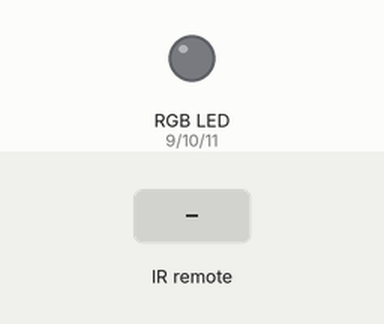
Recording of a sketch running on a simulated Arduino Uno, built with avr-gcc and run on an emulated ATmega328P. On the bench: an RGB LED mixed from three pins (HIGH = lit). The test bench sets the inputs (shaded band). Dim RGB values are drawn brighter than linear.

Above: at 1.2 s.
1.3 s: infrared code 0xFF30CF received
At 2.4 s:
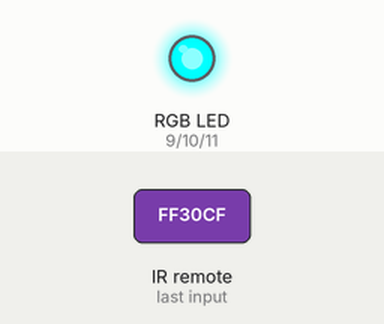
2.8 s: infrared code 0xFF18E7 received
At 3.6 s:
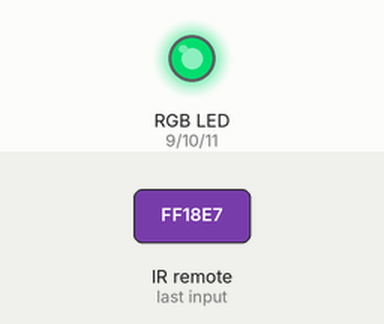
4.3 s: infrared code 0xFF7A85 received
At 4.7 s:
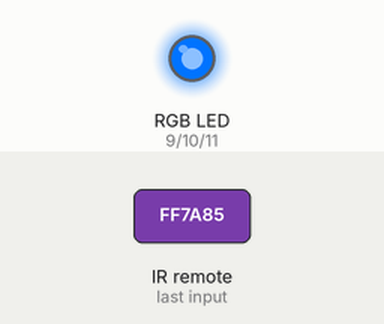
5.8 s: infrared code 0xFF10EF received
At 7.0 s:
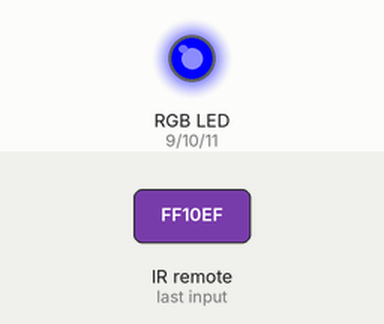
7.3 s: infrared code 0xFF38C7 received
At 8.2 s:
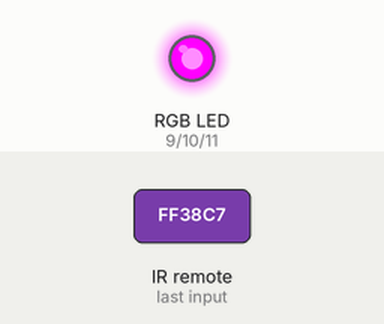
8.8 s: infrared code 0xFF5AA5 received
At 9.3 s:
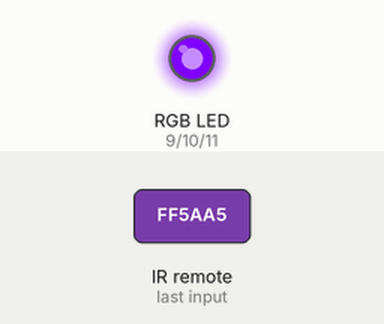
Timing chart, 0 to 11.3 s (numbered marks = the images above; inputs shaded):
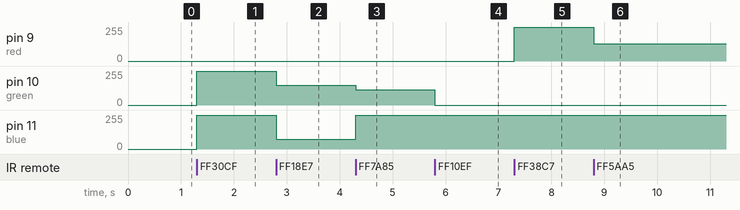

Measured:
- after the input at 1.3 s, pin 10 (green), pin 11 (blue): 0/255 → 255/255 at once
- after the input at 2.8 s, pin 10 (green): 255/255 → 150/255 at once; pin 11 (blue): 255/255 → 75/255 at once
- after the input at 4.3 s, pin 10 (green): 150/255 → 115/255 at once; pin 11 (blue): 75/255 → 255/255 at once
- after the input at 5.8 s, pin 10 (green): 115/255 → 0/255 at once
- after the input at 7.3 s, pin 9 (red): 0/255 → 255/255 at once
- after the input at 8.8 s, pin 9 (red): 255/255 → 128/255 at once

The sketch:

IRsensorColor.ino
```cpp
#include <IRremote.hpp> // 적외선 리모컨 라이브러리
IRrecv irrecv(7); // IR 리모컨을 사용하기 위한 7번핀 사용 선언
decode_results results; // IR 리모컨으로부터 받은 신호값

// FF30CF FF18E7 FF7A85 : 1 2 3
// FF10EF FF38C7 FF5AA5 : 4 5 6
// FF42BD FF4AB5 FF52AD : 7 8 9
// FFE01F FFA857 : - +

int red = 9; // red led, pinMode 9
int green = 10; // green led, pinMode 10
int blue = 11; // blue led, pinMode 11

void setup() {
  // put your setup code here, to run once:
  Serial.begin(9600); // 시리얼 모니터
  irrecv.enableIRIn(); // 리모컨 수신
}

void loop() {
  // put your main code here, to run repeatedly:
  if(irrecv.decode(&results)==true){ // 리모컨으로 받은 신호가 있으면
    //Serial.println(results.value, HEX); // 받은 신호를 시리얼 모니터에 출력
    switch (results.value){
      case 0xFF30CF: analogWrite(red, 0); // 1번 버튼 : 빨간색 조명
                     analogWrite(green, 255);
                     analogWrite(blue, 255); break;
                     //Serial.println("1"); break;
      case 0xFF18E7: analogWrite(red, 0); // 2번 버튼 : 분홍색 조명
                     analogWrite(green, 150);
                     analogWrite(blue, 75); break;
                     //Serial.println("2"); break;
      case 0xFF7A85: analogWrite(red, 0); // 3번 버튼 : 주황색 조명
                     analogWrite(green, 115);
                     analogWrite(blue, 255); break;
                     //Serial.println("3"); break;
      case 0xFF10EF: analogWrite(red, 0); // 4번 버튼 : 노란색 조명
                     analogWrite(green, 0);
                     analogWrite(blue, 255); break;
                     //Serial.println("4"); break;
      case 0xFF38C7: analogWrite(red, 255); // 5번 버튼 : 초록색 조명
                     analogWrite(green, 0);
                     analogWrite(blue, 255); break;
                     //Serial.println("5"); break;
      case 0xFF5AA5: analogWrite(red, 128); // 6번 버튼 : 청록색 조명
                     analogWrite(green, 0);
                     analogWrite(blue, 255); break;
                     //Serial.println("6"); break;
      case 0xFF42BD: analogWrite(red, 255); // 7번 버튼 : 파란색 조명
                     analogWrite(green, 255);
                     analogWrite(blue, 0); break;
                     //Serial.println("7"); break;
      case 0xFF4AB5: analogWrite(red, 127); // 8번 버튼 : 보라색 조명
                     analogWrite(green, 255);
                     analogWrite(blue, 127); break;
                     //Serial.println("8"); break;
      case 0xFF52AD: analogWrite(red, 0); // 9번 버튼 : 흰색 조명
                     analogWrite(green, 0);
                     analogWrite(blue, 0); break;
                     //Serial.println("9"); break;

      case 0xFF6897: analogWrite(red, 255); // 0번 버튼 : 조명 끄기
                     analogWrite(green, 255);
                     analogWrite(blue, 255); break;
                     //Serial.println("0"); break;
    }
    irrecv.resume(); // 다음 신호 수신
  }
}
```
